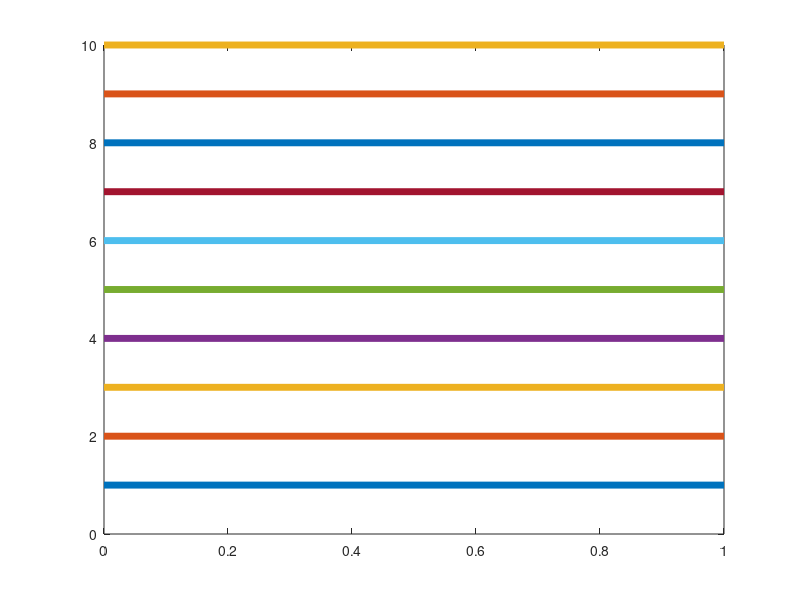

Write the MATLAB code that produced this figure. (Note: this script raises an error after producing the figure.)
function [ret] = pcz_get_plot_colors(N,I)
%% pcz_get_plot_colors
%  
%  File: pcz_get_plot_colors.m
%  Directory: 7_ftools/utilities/plotting_tools
%  Author: Peter Polcz (ppolcz@gmail.com) 
%  
%  Created on 2019. June 20. (2019a)
%

if nargin <= 0
    N = 10;
end

DO_PLOT = true;
if isempty(N)
    N = 10;
    DO_PLOT = false;
end

if nargin <= 1
    I = 1:N;
end

%%

fig = figure;
P = plot(0:1,repmat(1:N,[2,1]), 'LineWidth',5);

ret = vertcat( P.Color );

ret = ret(I,:);

if ~DO_PLOT
    delete(fig)
end

end